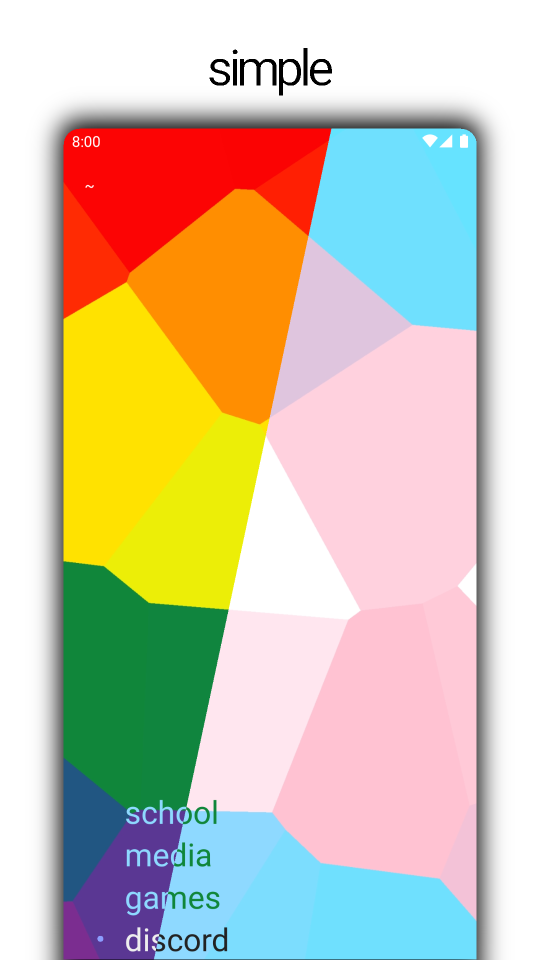
#> input picture fastlane/metadata/android/en-US/images/phoneScreenshots/1.png, 1080 x 1920 px, given in place of home_folder.png, which was not available (shown at 1/2 size)
$ python postprocess_images.py
#> lines starting #> are read from the running program, lines starting #| are printed output that depends on the picture; after the words box and inside, x2 and y2 are one past the last pixel; in counts of white or black regions, pixels touching at a corner belong together; pictures that were not available may be replaced by others from this repository, and a replacement may not be noted
#> in read_image, screenshot is the input picture: shape (1920, 1080, 3); mean B, G, R 173.6, 196.4, 208.5
#> call 2 of read_image, with name = 'home_folder_dark.png'
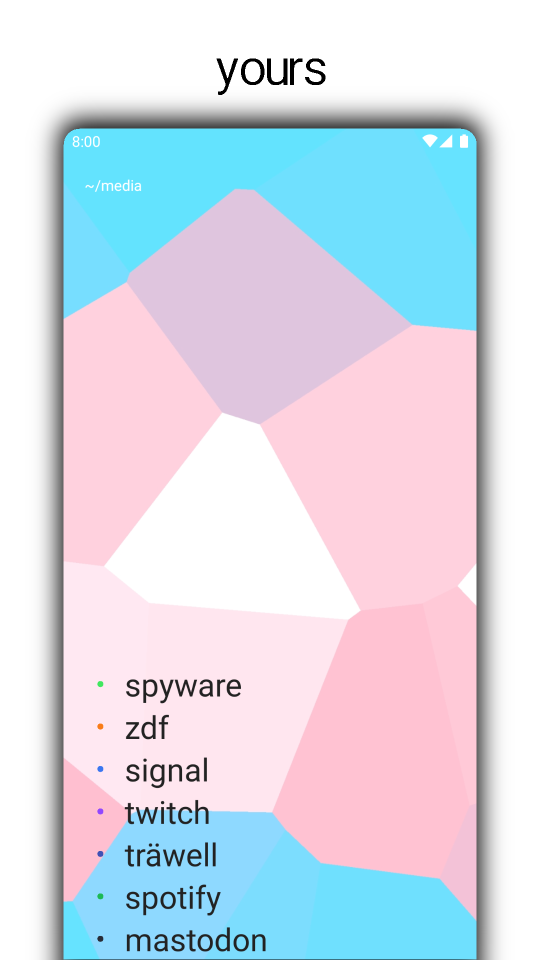
#> input picture fastlane/metadata/android/en-US/images/phoneScreenshots/2.png, 1080 x 1920 px, given in place of home_folder_dark.png, which was not available (shown at 1/2 size)
#> in read_image, screenshot is the input picture: shape (1920, 1080, 3); mean B, G, R 231.6, 219.6, 215.5
import os
import cv2
import numpy as np
from Font.funcs import putTTFText

# current cwd is the fastlane folder
screenshots_folder = "metadata/android/en-US/images/phoneScreenshots"

def read_image(name):
    path = os.path.join(screenshots_folder, name)
    screenshot = cv2.imread(path)
    screenshot = cv2.cvtColor(screenshot, cv2.COLOR_BGR2BGRA)
    os.remove(path)

    return screenshot

def combine(img1, img2):
    height, width, _ = img1.shape
#> height = 1920; width = 1080
    mask = np.fromfunction(lambda y, x: x > (200 + 500 * (height - y) / height), (height, width))

    img1[mask, 0:3] = img2[mask, 0:3]

    return img1

def get_text_width(text, font, font_scale):
    image = np.ones((100, 1000, 4), dtype=np.uint8) * 255

    image = putTTFText(image, text, (0, 0), font,
                   font_scale, (0, 0, 0),
                   spacing=3, wordSpacing=20)

    black_pixels = np.where(image == 0)
    x_coords = black_pixels[1]

    return np.max(x_coords) - np.min(x_coords)

def scale_image_to_width(image, desired_width):
    image_height, image_width, _ = image.shape

    scale = desired_width / image_width * 0.85
    scaled_height = int(image_height * scale)
    scaled_width = int(image_width * scale)

    image = cv2.resize(image, (scaled_width, scaled_height), interpolation=cv2.INTER_LINEAR)

    return image

def round_corners(image):
    height, width, _ = image.shape

    mask = np.ones((height, width), dtype=np.uint8) * 255

    mask = round_corner(mask, True, True)
    mask = round_corner(mask, True, False)
    mask = round_corner(mask, False, True)
    mask = round_corner(mask, False, False)

    image[:, :, 3] = mask

    return image

def round_corner(mask, h, v):
    size = 32
    height, width = mask.shape

    y = height - size if v else 0
    x = width - size if h else 0

    circle_y = 0 if v else size
    circle_x = 0 if h else size

    mask = cv2.rectangle(mask, (x, y), (x+size, y+size), 0, -1)
    mask = cv2.circle(mask, (x+circle_x, y+circle_y), size, 255, -1)

    return mask

def create_shadow(image):
    height, width, _ = image.shape

    shadow = scale_image_to_width(image, width*1.2)
    mask = shadow[:,:,3] == 255
    shadow[mask] = [0, 0, 0, 255]

    return shadow

def paste_image(background, image):
    background_height, background_width, _ = background.shape
    height, width, _ = image.shape

    mask = image[:,:,3] == 255

    x = background_width // 2 - width // 2
    y = int(background_height * 0.6  - height // 2)

    end_y = y+height
    if end_y >= background_height:
        end_y = background_height-1

    mask = mask[:end_y-y,:]
    image = image[:end_y-y,:]

    background_cut = background[y:end_y, x:x+width]

    background_cut[mask, 0:3] = image[mask, 0:3]
    background[y:end_y, x:x+width] = background_cut
    return background

def process_image(screenshot, output_name, text):
    output_path = os.path.join(screenshots_folder, output_name)

    width = 1080
    height = 1920

    image = np.ones((height, width, 4), dtype=np.uint8) * 255

    screenshot = scale_image_to_width(screenshot, width*0.9)
    screenshot = round_corners(screenshot)

    shadow = create_shadow(screenshot)

    image = paste_image(image, shadow)
    image = cv2.GaussianBlur(image, (161, 161), -1)
    image = paste_image(image, screenshot)

    font = "scripts/Roboto-VariableFont_wdth,wght.ttf"
    font_scale = 100

    text_width = get_text_width(text, font, font_scale)

    text_pos = (width//2-text_width//2, int(height * 0.05))
    image = putTTFText(image, text, text_pos, font,
                   font_scale, (0, 0, 0),
                   spacing=3, wordSpacing=20)

    cv2.imwrite(output_path, image)

home = read_image("home_folder.png")
home_dark = read_image("home_folder_dark.png")

home_combined = combine(home, home_dark)

process_image(home_combined, "1.png", "simple")
#> in round_corners, `image[:, :, 3] = mask`:
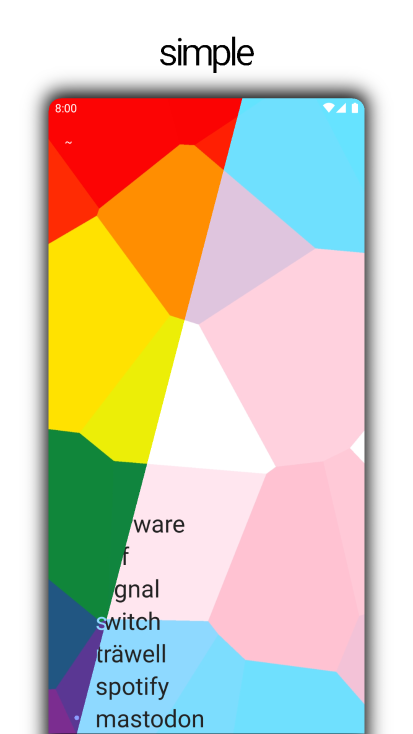
#> image: shape (1468, 826, 4) (shown at 1/2 size); mean of channels 0, 1, 2, 3 182.4, 200.1, 211.7, 254.8; drawn as B, G, R
#> in create_shadow, `mask = shadow[:,:,3] == 255`:
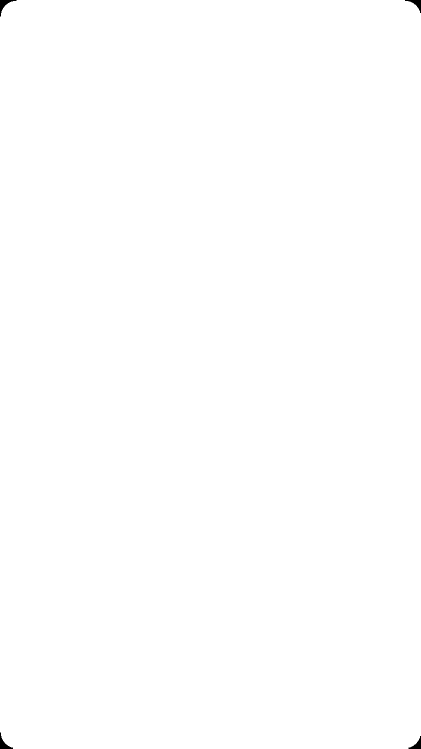
#> mask: shape (1497, 842) bool (shown at 1/2 size); 99.9% white; 4 black regions, box (x1, y1, x2, y2) and area: (0, 0, 33, 33) 319, (810, 0, 842, 26) 279, (0, 1465, 26, 1497) 279, (817, 1472, 842, 1497) 240
#> in paste_image, `background_cut = background[y:end_y, x:x+width]`: background_cut: shape (1497, 842, 4); every value is 255
#> in process_image, `image = cv2.GaussianBlur(image, (161, 161), -1)`:
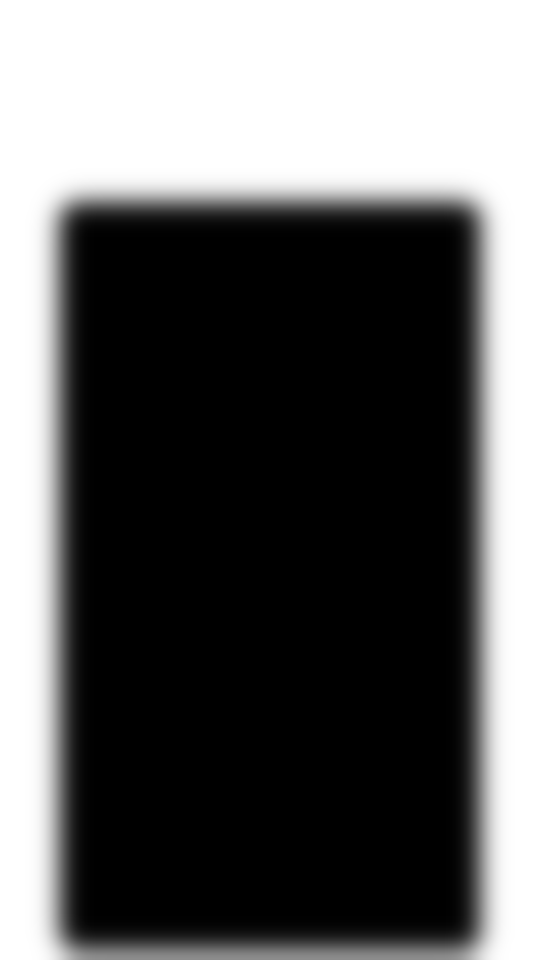
#> image: shape (1920, 1080, 4) (shown at 1/2 size); mean of channels 0, 1, 2, 3 100.1, 100.1, 100.1, 255; drawn as B, G, R
#> in paste_image (call 2), `mask = image[:,:,3] == 255`: mask: shape (1468, 826) bool; 99.9% white; 4 black regions, box (x1, y1, x2, y2) and area: (0, 0, 32, 32) 254, (795, 0, 826, 25) 222, (0, 1437, 25, 1468) 222, (802, 1444, 826, 1468) 191
#> in paste_image (call 2), `background_cut = background[y:end_y, x:x+width]`:
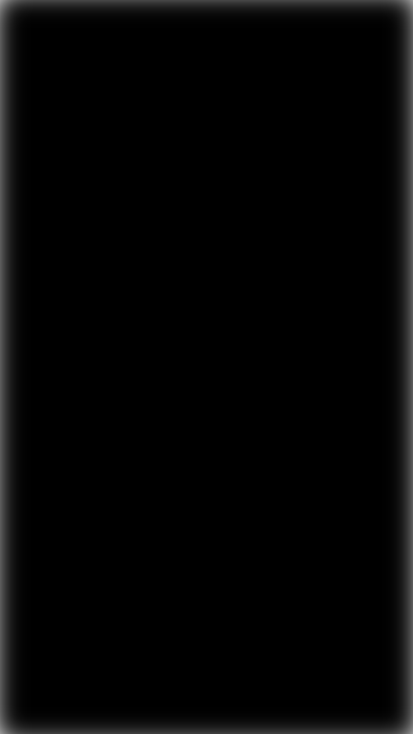
#> background_cut: shape (1468, 826, 4) (shown at 1/2 size); mean of channels 0, 1, 2, 3 5.3, 5.3, 5.3, 255; drawn as B, G, R
#> (the call stopped at in get_text_width, `image = putTTFText(image, text, (0, 0), font, font_scale, (0, 0, 0), s..`: Font is not available in this run)
process_image(read_image("media_folder.png"), "2.png", "yours")
#> in round_corners (call 2), `image[:, :, 3] = mask`:
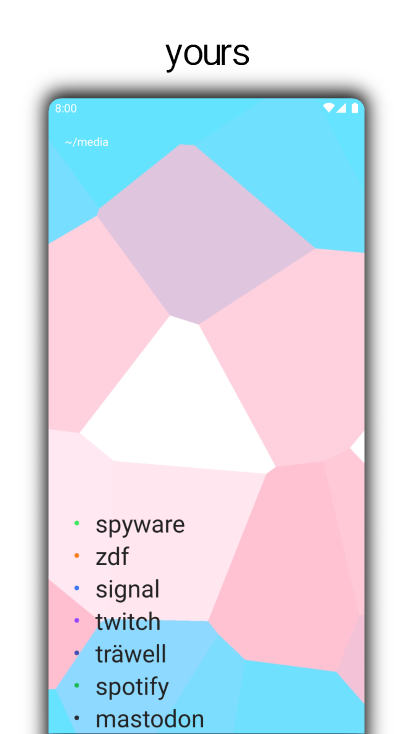
#> image: shape (1468, 826, 4) (shown at 1/2 size); mean of channels 0, 1, 2, 3 231.6, 219.6, 215.5, 254.8; drawn as B, G, R
#> in paste_image (call 4), `background[y:end_y, x:x+width] = background_cut`:
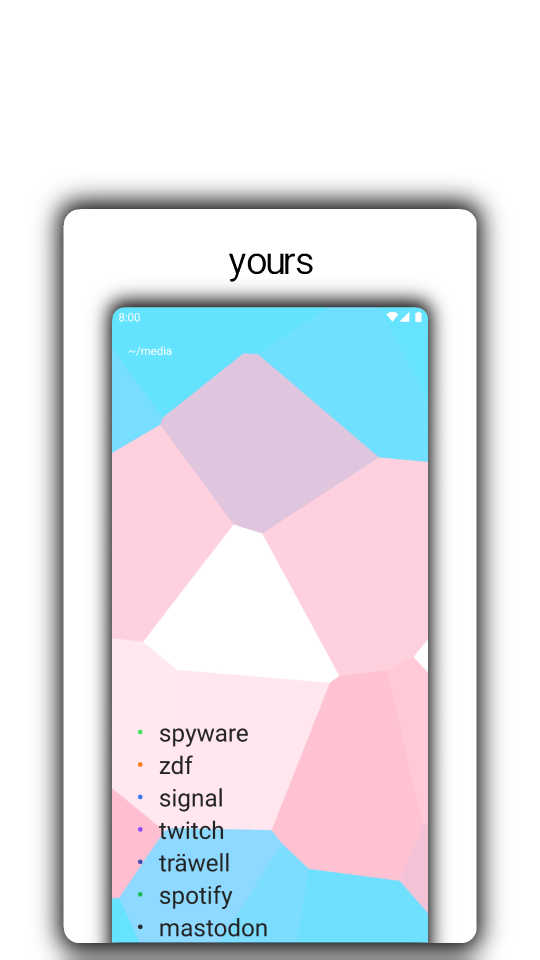
#> background: shape (1920, 1080, 4) (shown at 1/2 size); mean of channels 0, 1, 2, 3 232.4, 225.3, 222.9, 255; drawn as B, G, R
#> (the call stopped at in get_text_width, `image = putTTFText(image, text, (0, 0), font, font_scale, (0, 0, 0), s..`: Font is not available in this run)
process_image(read_image("search.png"), "3.png", "search")
#> (the run stopped early here; a loop or call above may not have finished)
